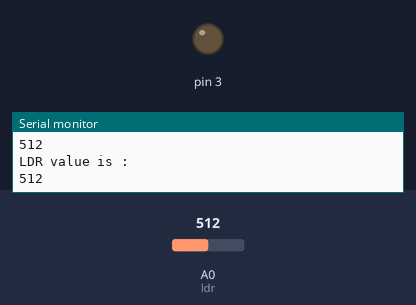
The sketch below on a simulated Arduino Uno, built with avr-gcc and run on an emulated ATmega328P. Shown: output pins drawn as LEDs (lit = HIGH), the last lines printed to the serial monitor. The test bench sets the inputs (shaded band); at power-on: A0 (ldr) = 512.

Above: at 1.2 s.
1.3 s: A0 (ldr) set to 11
4.3 s: A0 (ldr) set to 8
At 4.9 s:
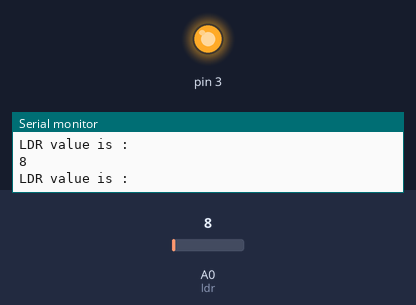
5.8 s: A0 (ldr) set to 1023
At 6.2 s:
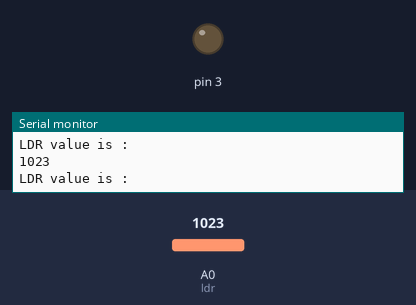
7.3 s: A0 (ldr) set to 0
At 8.8 s:
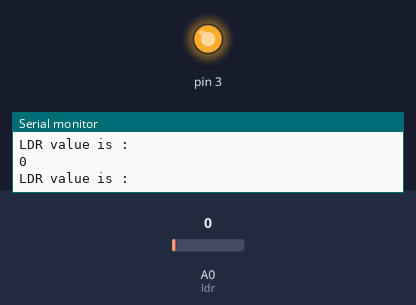
Timing chart, 0 to 9.8 s (numbered marks = the images above; inputs shaded):
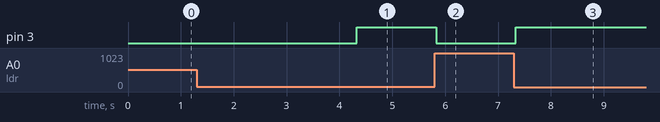

Measured:
- the behaviour switches between 10 and 9 on A0 (ldr) (found by bisection; images 0 and 1)
- after the input at 4.3 s, pin 3: LOW → HIGH at once
- after the input at 5.8 s, pin 3: HIGH → LOW at once
- after the input at 7.3 s, pin 3: LOW → HIGH at once

The sketch:

sketch_dec12a.ino
```cpp
int ldr=A0;//Set A0(Analog Input) for LDR.
int value=0;
void setup() {
Serial.begin(9600);
pinMode(3,OUTPUT);
}

void loop() {
value=analogRead(ldr);//Reads the Value of LDR(light).
Serial.println("LDR value is :");//Prints the value of LDR to Serial Monitor.
Serial.println(value);
if(value<10)
  {
    digitalWrite(3,HIGH);//Makes the LED glow in Dark.
  }
  else
  {
    digitalWrite(3,LOW);//Turns the LED OFF in Light.
  }
}
```
